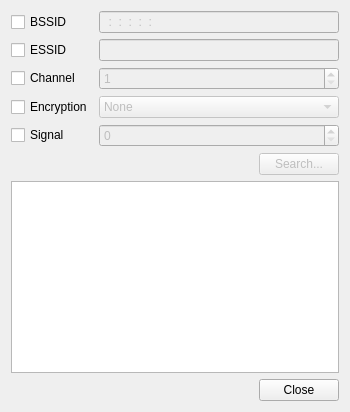
<?xml version="1.0" encoding="UTF-8"?>
<ui version="4.0">
 <class>SearchDialog</class>
 <widget class="QDialog" name="SearchDialog">
  <property name="geometry">
   <rect>
    <x>0</x>
    <y>0</y>
    <width>374</width>
    <height>471</height>
   </rect>
  </property>
  <property name="sizePolicy">
   <sizepolicy hsizetype="Preferred" vsizetype="Preferred">
    <horstretch>0</horstretch>
    <verstretch>0</verstretch>
   </sizepolicy>
  </property>
  <property name="windowTitle">
   <string>Find Networks</string>
  </property>
  <layout class="QVBoxLayout" name="verticalLayout">
   <property name="sizeConstraint">
    <enum>QLayout::SetFixedSize</enum>
   </property>
   <item>
    <layout class="QGridLayout" name="gridLayout">
     <item row="0" column="0">
      <widget class="QCheckBox" name="bssidCheck">
       <property name="text">
        <string>BSSID</string>
       </property>
      </widget>
     </item>
     <item row="0" column="1">
      <widget class="QLineEdit" name="bssidEdit">
       <property name="enabled">
        <bool>false</bool>
       </property>
       <property name="inputMask">
        <string notr="true">HH:HH:HH:HH:HH:HH; </string>
       </property>
      </widget>
     </item>
     <item row="1" column="0">
      <widget class="QCheckBox" name="essidCheck">
       <property name="text">
        <string>ESSID</string>
       </property>
      </widget>
     </item>
     <item row="1" column="1">
      <widget class="QLineEdit" name="essidEdit">
       <property name="enabled">
        <bool>false</bool>
       </property>
       <property name="maxLength">
        <number>32</number>
       </property>
      </widget>
     </item>
     <item row="2" column="0">
      <widget class="QCheckBox" name="channelCheck">
       <property name="text">
        <string>Channel</string>
       </property>
      </widget>
     </item>
     <item row="2" column="1">
      <widget class="QSpinBox" name="channelSpin">
       <property name="enabled">
        <bool>false</bool>
       </property>
       <property name="minimum">
        <number>1</number>
       </property>
       <property name="maximum">
        <number>12</number>
       </property>
      </widget>
     </item>
     <item row="3" column="0">
      <widget class="QCheckBox" name="encryptionCheck">
       <property name="text">
        <string>Encryption</string>
       </property>
      </widget>
     </item>
     <item row="3" column="1">
      <widget class="QComboBox" name="encryptionCombo">
       <property name="enabled">
        <bool>false</bool>
       </property>
       <item>
        <property name="text">
         <string>None</string>
        </property>
       </item>
       <item>
        <property name="text">
         <string>WEP</string>
        </property>
       </item>
       <item>
        <property name="text">
         <string>WPA</string>
        </property>
       </item>
       <item>
        <property name="text">
         <string>WPA2</string>
        </property>
       </item>
      </widget>
     </item>
     <item row="4" column="0">
      <widget class="QCheckBox" name="signalCheck">
       <property name="text">
        <string>Signal</string>
       </property>
      </widget>
     </item>
     <item row="4" column="1">
      <widget class="QSpinBox" name="signalSpin">
       <property name="enabled">
        <bool>false</bool>
       </property>
       <property name="maximum">
        <number>100</number>
       </property>
      </widget>
     </item>
    </layout>
   </item>
   <item>
    <layout class="QHBoxLayout" name="horizontalLayout">
     <item>
      <spacer name="horizontalSpacer">
       <property name="orientation">
        <enum>Qt::Horizontal</enum>
       </property>
       <property name="sizeHint" stdset="0">
        <size>
         <width>248</width>
         <height>20</height>
        </size>
       </property>
      </spacer>
     </item>
     <item>
      <widget class="QPushButton" name="searchButton">
       <property name="enabled">
        <bool>false</bool>
       </property>
       <property name="text">
        <string>Search...</string>
       </property>
      </widget>
     </item>
    </layout>
   </item>
   <item>
    <widget class="QTableView" name="resultTable">
     <property name="sizePolicy">
      <sizepolicy hsizetype="Expanding" vsizetype="Expanding">
       <horstretch>0</horstretch>
       <verstretch>1</verstretch>
      </sizepolicy>
     </property>
     <property name="horizontalScrollBarPolicy">
      <enum>Qt::ScrollBarAsNeeded</enum>
     </property>
     <property name="editTriggers">
      <set>QAbstractItemView::NoEditTriggers</set>
     </property>
     <property name="alternatingRowColors">
      <bool>true</bool>
     </property>
     <property name="selectionMode">
      <enum>QAbstractItemView::SingleSelection</enum>
     </property>
     <property name="selectionBehavior">
      <enum>QAbstractItemView::SelectRows</enum>
     </property>
     <property name="verticalScrollMode">
      <enum>QAbstractItemView::ScrollPerPixel</enum>
     </property>
     <property name="horizontalScrollMode">
      <enum>QAbstractItemView::ScrollPerPixel</enum>
     </property>
     <property name="sortingEnabled">
      <bool>false</bool>
     </property>
     <attribute name="horizontalHeaderShowSortIndicator" stdset="0">
      <bool>false</bool>
     </attribute>
     <attribute name="verticalHeaderVisible">
      <bool>false</bool>
     </attribute>
    </widget>
   </item>
   <item>
    <widget class="QDialogButtonBox" name="buttonBox">
     <property name="standardButtons">
      <set>QDialogButtonBox::Close</set>
     </property>
    </widget>
   </item>
  </layout>
 </widget>
 <resources/>
 <connections>
  <connection>
   <sender>bssidCheck</sender>
   <signal>toggled(bool)</signal>
   <receiver>bssidEdit</receiver>
   <slot>setEnabled(bool)</slot>
   <hints>
    <hint type="sourcelabel">
     <x>57</x>
     <y>28</y>
    </hint>
    <hint type="destinationlabel">
     <x>173</x>
     <y>27</y>
    </hint>
   </hints>
  </connection>
  <connection>
   <sender>essidCheck</sender>
   <signal>toggled(bool)</signal>
   <receiver>essidEdit</receiver>
   <slot>setEnabled(bool)</slot>
   <hints>
    <hint type="sourcelabel">
     <x>50</x>
     <y>65</y>
    </hint>
    <hint type="destinationlabel">
     <x>126</x>
     <y>60</y>
    </hint>
   </hints>
  </connection>
  <connection>
   <sender>channelCheck</sender>
   <signal>toggled(bool)</signal>
   <receiver>channelSpin</receiver>
   <slot>setEnabled(bool)</slot>
   <hints>
    <hint type="sourcelabel">
     <x>88</x>
     <y>93</y>
    </hint>
    <hint type="destinationlabel">
     <x>140</x>
     <y>95</y>
    </hint>
   </hints>
  </connection>
  <connection>
   <sender>encryptionCheck</sender>
   <signal>toggled(bool)</signal>
   <receiver>encryptionCombo</receiver>
   <slot>setEnabled(bool)</slot>
   <hints>
    <hint type="sourcelabel">
     <x>82</x>
     <y>126</y>
    </hint>
    <hint type="destinationlabel">
     <x>130</x>
     <y>124</y>
    </hint>
   </hints>
  </connection>
  <connection>
   <sender>signalCheck</sender>
   <signal>toggled(bool)</signal>
   <receiver>signalSpin</receiver>
   <slot>setEnabled(bool)</slot>
   <hints>
    <hint type="sourcelabel">
     <x>58</x>
     <y>149</y>
    </hint>
    <hint type="destinationlabel">
     <x>121</x>
     <y>154</y>
    </hint>
   </hints>
  </connection>
  <connection>
   <sender>buttonBox</sender>
   <signal>accepted()</signal>
   <receiver>SearchDialog</receiver>
   <slot>accept()</slot>
   <hints>
    <hint type="sourcelabel">
     <x>313</x>
     <y>444</y>
    </hint>
    <hint type="destinationlabel">
     <x>369</x>
     <y>406</y>
    </hint>
   </hints>
  </connection>
  <connection>
   <sender>buttonBox</sender>
   <signal>rejected()</signal>
   <receiver>SearchDialog</receiver>
   <slot>reject()</slot>
   <hints>
    <hint type="sourcelabel">
     <x>260</x>
     <y>446</y>
    </hint>
    <hint type="destinationlabel">
     <x>220</x>
     <y>426</y>
    </hint>
   </hints>
  </connection>
 </connections>
</ui>
